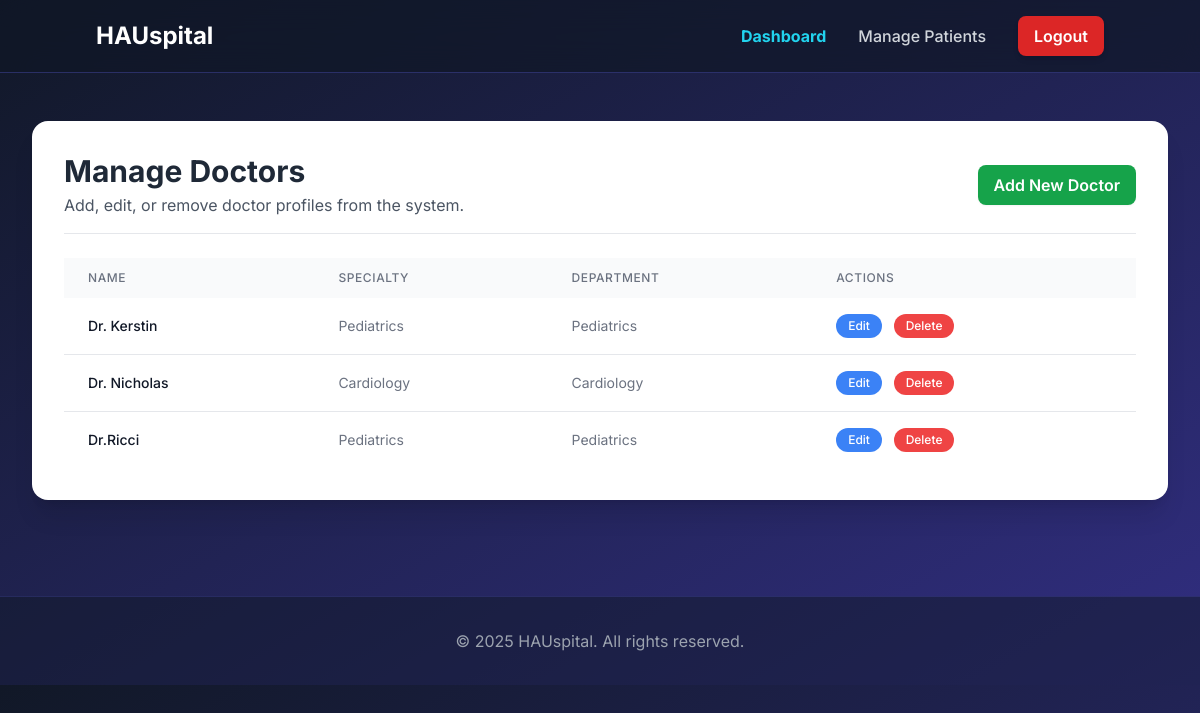
The app's page /accounts/manage-doctors/ (signed in), older data.
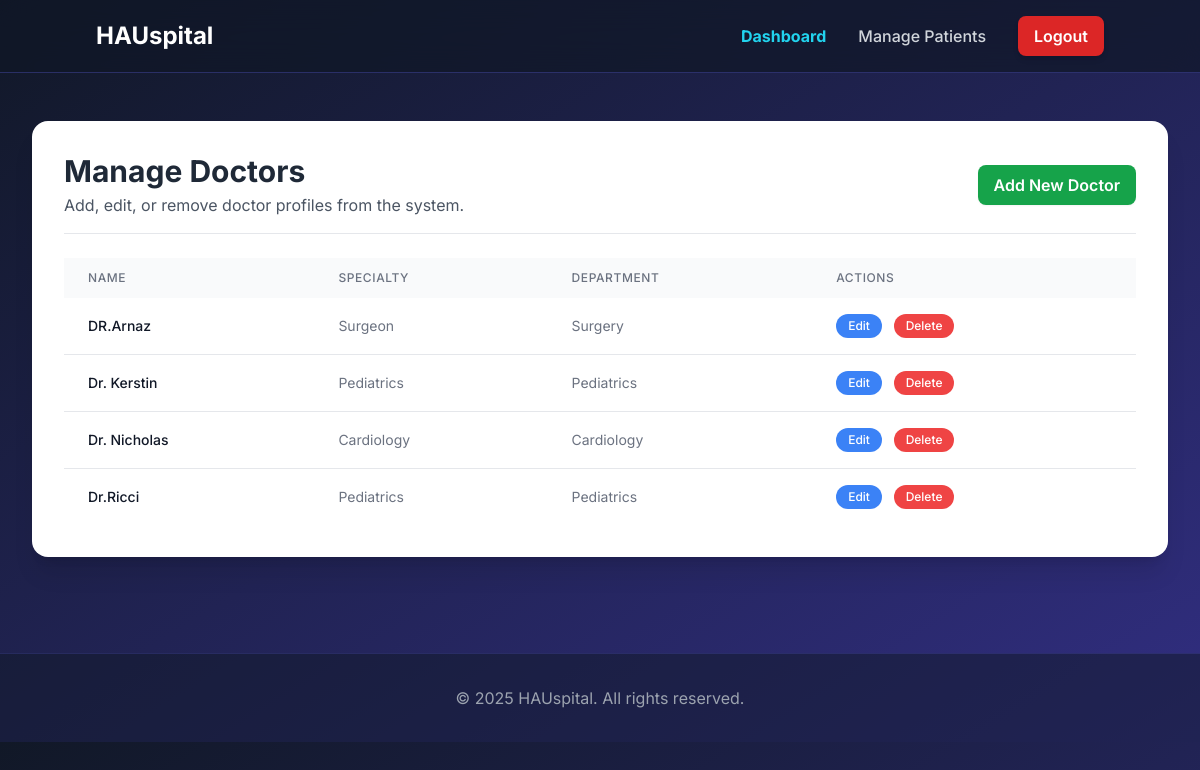
The same page, newer data.
### main/models.py (models this page shows, shortened)
class Doctor(models.Model):
    name = models.CharField(max_length=100)
    specialty = models.CharField(max_length=100)
    department = models.CharField(max_length=100)

### users/views.py (the view)
# urls.py: path('manage-doctors/', views.manage_doctors_view, name='manage_doctors'),
@login_required
def manage_doctors_view(request):
    if not (hasattr(request.user, 'profile') and request.user.profile.role == 'admin'):
        messages.error(request, 'You do not have permission to view this page.')
        return redirect('home')
    doctors = Doctor.objects.all().order_by('name')
    context = {
        'doctors': doctors
    }
    return render(request, 'users/manage_doctors.html', context)

### main/templates/users/manage_doctors.html (shortened to what this page needs)
{% extends 'main/base.html' %}
{% load static %}
{% block content %}
<div class="w-full max-w-7xl mx-auto py-12 px-4 sm:px-6 lg:px-8">
    <div class="bg-white p-8 rounded-2xl shadow-xl">
        <div class="flex justify-between items-center border-b pb-4 mb-6">
            <div>
                <h1 class="text-3xl font-bold text-gray-800">Manage Doctors</h1>
                <p class="text-gray-600 mt-1">Add, edit, or remove doctor profiles from the system.</p>
            </div>
            <a href="{% url 'add_doctor' %}" class="bg-green-600 text-white py-2 px-4 rounded-lg font-semibold hover:bg-green-700 shadow-sm">
                Add New Doctor
            </a>
        </div>
        <div class="overflow-x-auto">
            <table class="min-w-full bg-white">
                <thead class="bg-gray-50">
                    <tr>
                        <th scope="col" class="px-6 py-3 text-left text-xs font-medium text-gray-500 uppercase tracking-wider">Name</th>
                        <th scope="col" class="px-6 py-3 text-left text-xs font-medium text-gray-500 uppercase tracking-wider">Specialty</th>
                        <th scope="col" class="px-6 py-3 text-left text-xs font-medium text-gray-500 uppercase tracking-wider">Department</th>
                        <th scope="col" class="px-6 py-3 text-left text-xs font-medium text-gray-500 uppercase tracking-wider">Actions</th>
                    </tr>
                </thead>
                <tbody class="divide-y divide-gray-200">
                    {% for doctor in doctors %}
                        <tr>
                            <td class="px-6 py-4 whitespace-nowrap text-sm font-medium text-gray-900">{{ doctor.name }}</td>
                            <td class="px-6 py-4 whitespace-nowrap text-sm text-gray-500">{{ doctor.specialty }}</td>
                            <td class="px-6 py-4 whitespace-nowrap text-sm text-gray-500">{{ doctor.department }}</td>
<td class="px-6 py-4 whitespace-nowrap text-sm font-medium space-x-2">
    <a href="{% url 'edit_doctor' doctor.id %}" class="bg-blue-500 text-white py-1 px-3 rounded-full hover:bg-blue-600 text-xs inline-block">Edit</a>
    <form action="{% url 'delete_doctor' doctor.id %}" method="POST" class="inline-block" onsubmit="return confirm('Are you sure you want to permanently delete this doctor?');">
        <button type="submit" class="bg-red-500 text-white py-1 px-3 rounded-full hover:bg-red-600 text-xs cursor-pointer">Delete</button>
    </form>
</td>
                        </tr>
                    {% empty %}
                        <tr>
                            <td colspan="4" class="px-6 py-4 text-center text-gray-500">No doctors found. Click "Add New Doctor" to get started.</td>
                        </tr>
                    {% endfor %}
                </tbody>
            </table>
        </div>
    </div>
</div>
{% endblock %}

Row changes from the older to the newer data that the page shows:
added Doctor: name "DR.Arnaz", specialty "Surgeon", department "Surgery"
